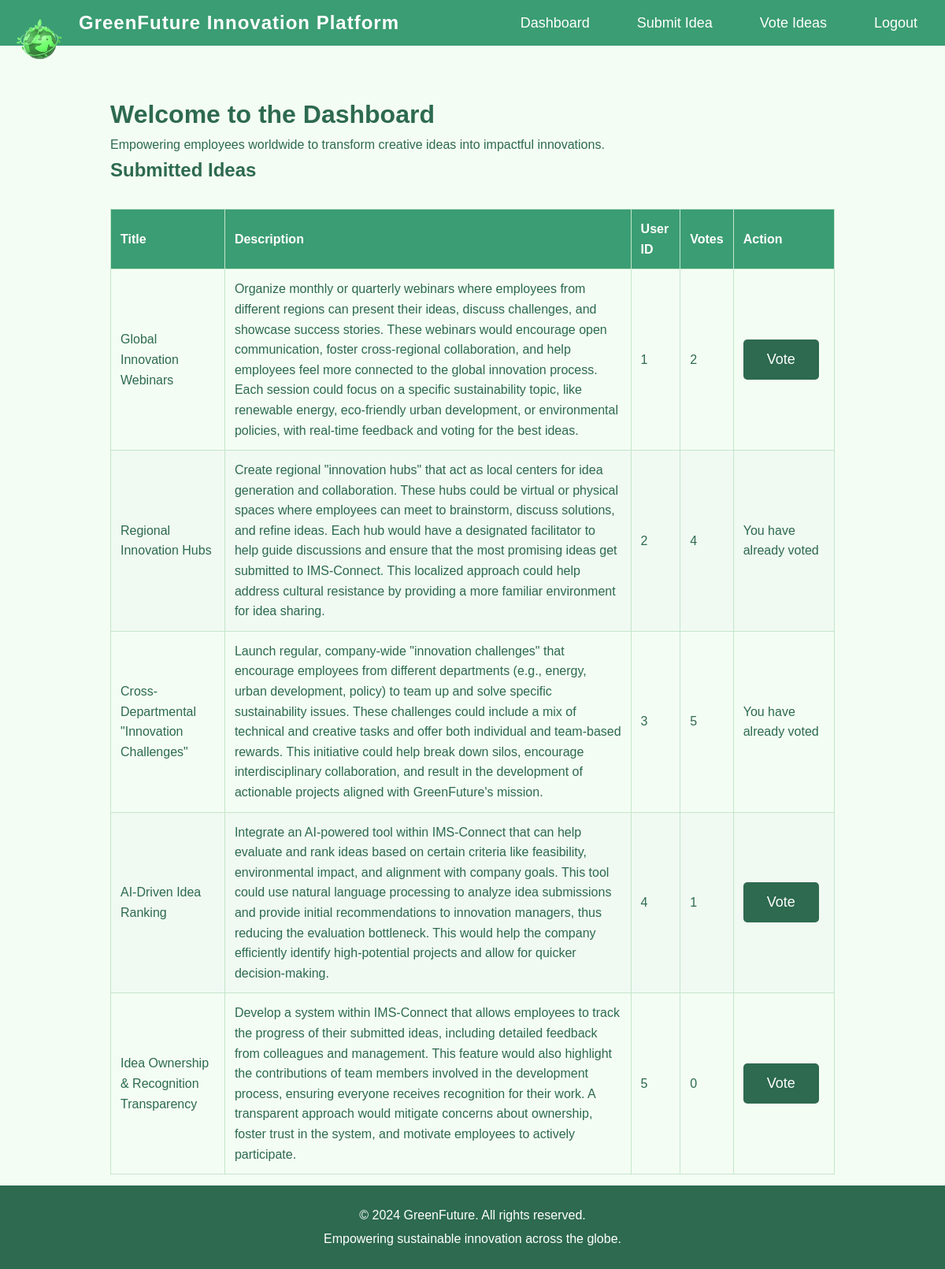
The app's page /dashboard (signed in) with its own data.
### tables this page shows
CREATE TABLE ideas (id INTEGER PRIMARY KEY AUTOINCREMENT, title TEXT NOT NULL, description TEXT NOT NULL, user_id INTEGER, FOREIGN KEY (user_id) REFERENCES users (id));

### app.py (the view)
@app.route('/dashboard')
def dashboard():
    if 'user_id' not in session:
        return redirect(url_for('login'))
    conn = get_db_connection()
    user_id = session['user_id']
    ideas = conn.execute('SELECT * FROM ideas').fetchall()
    vote_counts = {}
    for idea in ideas:
        idea_id = idea['id']
        vote_count = conn.execute('SELECT COUNT(*) FROM votes WHERE idea_id = ?', (idea_id,)).fetchone()[0]
        vote_counts[idea_id] = vote_count
    votes = conn.execute('SELECT idea_id FROM votes WHERE user_id = ?', (user_id,)).fetchall()
    conn.close()
    voted_ideas = [vote['idea_id'] for vote in votes]
    return render_template('dashboard.html', ideas=ideas, voted_ideas=voted_ideas, vote_counts=vote_counts)

### app.py (called while the page is built)
def get_db_connection():
    conn = sqlite3.connect('app.db')
    conn.row_factory = sqlite3.Row
    return conn

### templates/dashboard.html (shortened to what this page needs)
<!DOCTYPE html>
<html lang="en">
<head>
    <link rel="stylesheet" href="{{ url_for('static', filename='styles.css') }}">
</head>
<body>
    <header>
        <div class="logo-container">
            <img src="{{ url_for('static', filename='logo.png') }}" alt="Platform Logo" class="logo">
            <h1>GreenFuture Innovation Platform<h1>
        </div>
        <nav>
            <ul>
                <li><a href="{{ url_for('dashboard') }}">Dashboard</a></li>
                <li><a href="{{ url_for('submit_idea') }}">Submit Idea</a></li>
                <li><a href="{{ url_for('vote_idea') }}">Vote Ideas</a></li>
                <li><a href="{{ url_for('logout') }}">Logout</a></li>
            </ul>
        </nav>
    </header>
    <main>
        <h1>Welcome to the Dashboard</h1>
        <p>Empowering employees worldwide to transform creative ideas into impactful innovations.</p>
        <h2>Submitted Ideas</h2>
        <table>
            <thead>
                <tr>
                    <th>Title</th>
                    <th>Description</th>
                    <th>User ID</th>
                    <th>Votes</th>
                    <th>Action</th>
                </tr>
            </thead>
            <tbody>
                {% for idea in ideas %}
                    <tr>
                        <td>{{ idea['title'] }}</td>
                        <td>{{ idea['description'] }}</td>
                        <td>{{ idea['user_id'] }}</td>
                        <td>{{ vote_counts[idea['id']] }}</td>
                        <td>
                            {% if idea['id'] not in voted_ideas %}
                                <form action="{{ url_for('vote_idea') }}" method="POST">
                                    <button type="submit">Vote</button>
                                </form>
                            {% else %}
                                <p>You have already voted</p>
                            {% endif %}
                        </td>
                    </tr>
                {% endfor %}
            </tbody>
        </table>
    </main>
    <footer>
        <p>&copy; 2024 GreenFuture. All rights reserved.</p>
        <p>Empowering sustainable innovation across the globe.</p>
    </footer>
</body>
</html>

### static/styles.css (style rules this page uses)
* { margin: 0; padding: 0; box-sizing: border-box; }
body { font-family: Arial, sans-serif; background-color: #f4fdf4; color: #2d6a4f; line-height: 1.6; padding: 80px 20px 80px; }
header { background-color: #3b9d73; color: white; padding: 10px 20px; position: fixed; top: 0; left: 0; width: 100%; z-index: 1000; display: flex; justify-content: space-between; align-items: center; }
header .logo-container { display: flex; align-items: center; }
header .logo-container .logo { width: 60px; height: auto; position: absolute; top: 20px; left: 20px; }
header h1 { margin-left: 80px; font-size: 24px; font-weight: bold; letter-spacing: 1px; }
nav ul { list-style-type: none; display: flex; gap: 30px; padding: 0; margin: 0; }
nav ul li { display: inline; }
nav ul li a { color: white; text-decoration: none; font-size: 18px; padding: 10px 15px; border-radius: 5px; transition: background-color 0.3s ease; }
main { padding: 40px; max-width: 1000px; margin: 0 auto; }
button { background-color: #2d6a4f; color: white; padding: 15px 30px; border: none; border-radius: 5px; font-size: 18px; cursor: pointer; transition: background-color 0.3s ease; }
table { width: 100%; border-collapse: collapse; margin-top: 30px; }
table th, table td { padding: 12px; border: 1px solid #c3e6cb; text-align: left; }
table th { background-color: #3b9d73; color: white; }
table tr:nth-child(even) { background-color: #f0f9f2; }
footer { background-color: #2d6a4f; color: white; text-align: center; padding: 20px; position: fixed; bottom: 0; left: 0; width: 100%; z-index: 1000; }
footer p { margin: 5px 0; }

### records on screen
ideas: title "Global Innovation Webinars", description "Organize monthly or quarterly webinars where employees from different regions can present their ideas, discuss challenges, and showcase success stories. These webinars would encourage open communication, foster cross-regional collaboration, and help employees feel more connected to the global innovation process. Each session could focus on a specific sustainability topic, like renewable energy, eco-friendly urban development, or environmental policies, with real-time feedback and voting for the best ideas.", user_id "1", vote_counts "2"
ideas: title "Regional Innovation Hubs", description "Create regional \"innovation hubs\" that act as local centers for idea generation and collaboration. These hubs could be virtual or physical spaces where employees can meet to brainstorm, discuss solutions, and refine ideas. Each hub would have a designated facilitator to help guide discussions and ensure that the most promising ideas get submitted to IMS-Connect. This localized approach could help address cultural resistance by providing a more familiar environment for idea sharing.", user_id "2", vote_counts "4", shows "You have already voted"
ideas: title "Cross-Departmental \"Innovation Challenges\"", description "Launch regular, company-wide \"innovation challenges\" that encourage employees from different departments (e.g., energy, urban development, policy) to team up and solve specific sustainability issues. These challenges could include a mix of technical and creative tasks and offer both individual and team-based rewards. This initiative could help break down silos, encourage interdisciplinary collaboration, and result in the development of actionable projects aligned with GreenFuture's mission.", user_id "3", vote_counts "5", shows "You have already voted"
ideas: title "AI-Driven Idea Ranking", description "Integrate an AI-powered tool within IMS-Connect that can help evaluate and rank ideas based on certain criteria like feasibility, environmental impact, and alignment with company goals. This tool could use natural language processing to analyze idea submissions and provide initial recommendations to innovation managers, thus reducing the evaluation bottleneck. This would help the company efficiently identify high-potential projects and allow for quicker decision-making.", user_id "4", vote_counts "1"
ideas: title "Idea Ownership & Recognition Transparency", description "Develop a system within IMS-Connect that allows employees to track the progress of their submitted ideas, including detailed feedback from colleagues and management. This feature would also highlight the contributions of team members involved in the development process, ensuring everyone receives recognition for their work. A transparent approach would mitigate concerns about ownership, foster trust in the system, and motivate employees to actively participate.", user_id "5", vote_counts "0"
